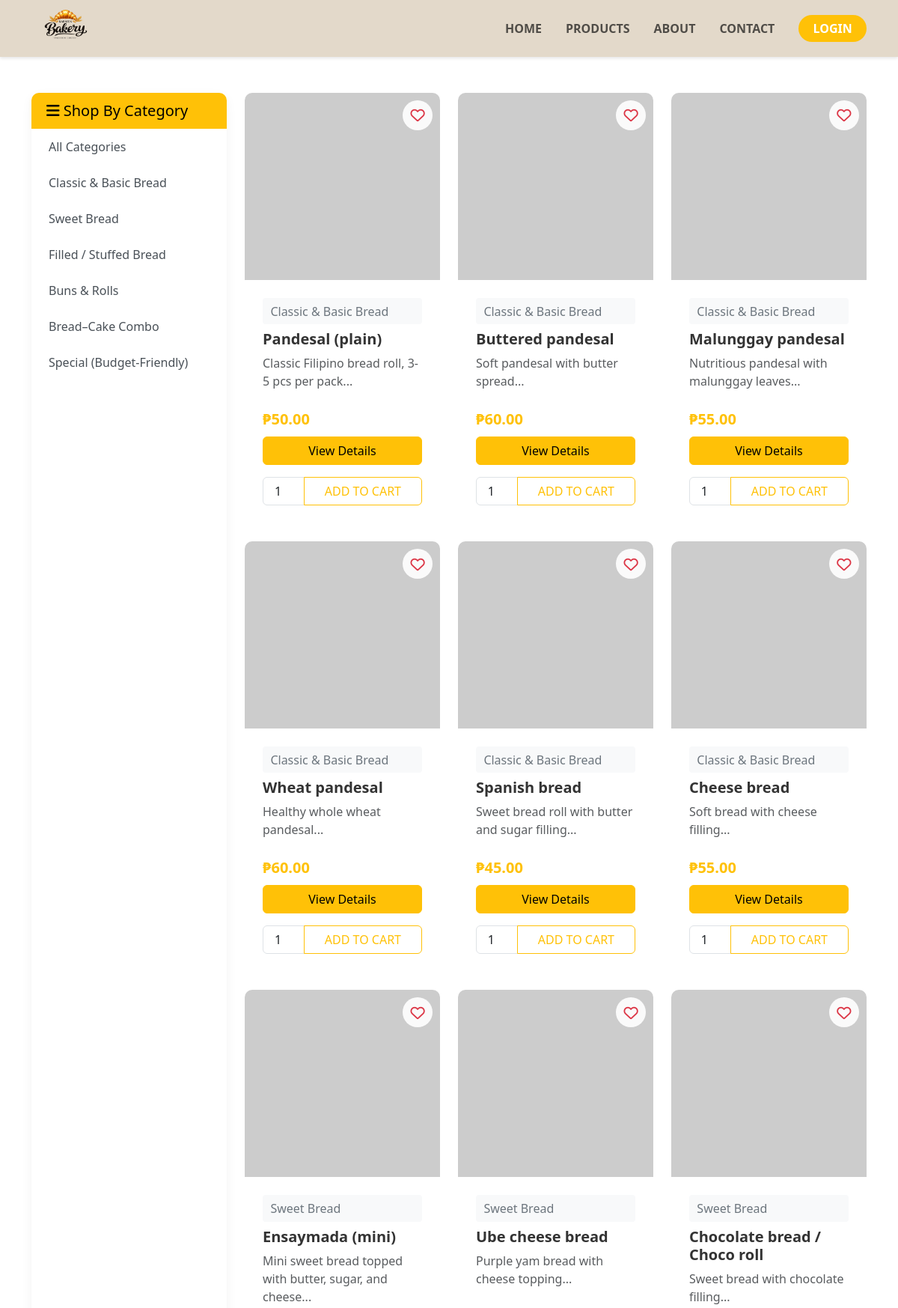
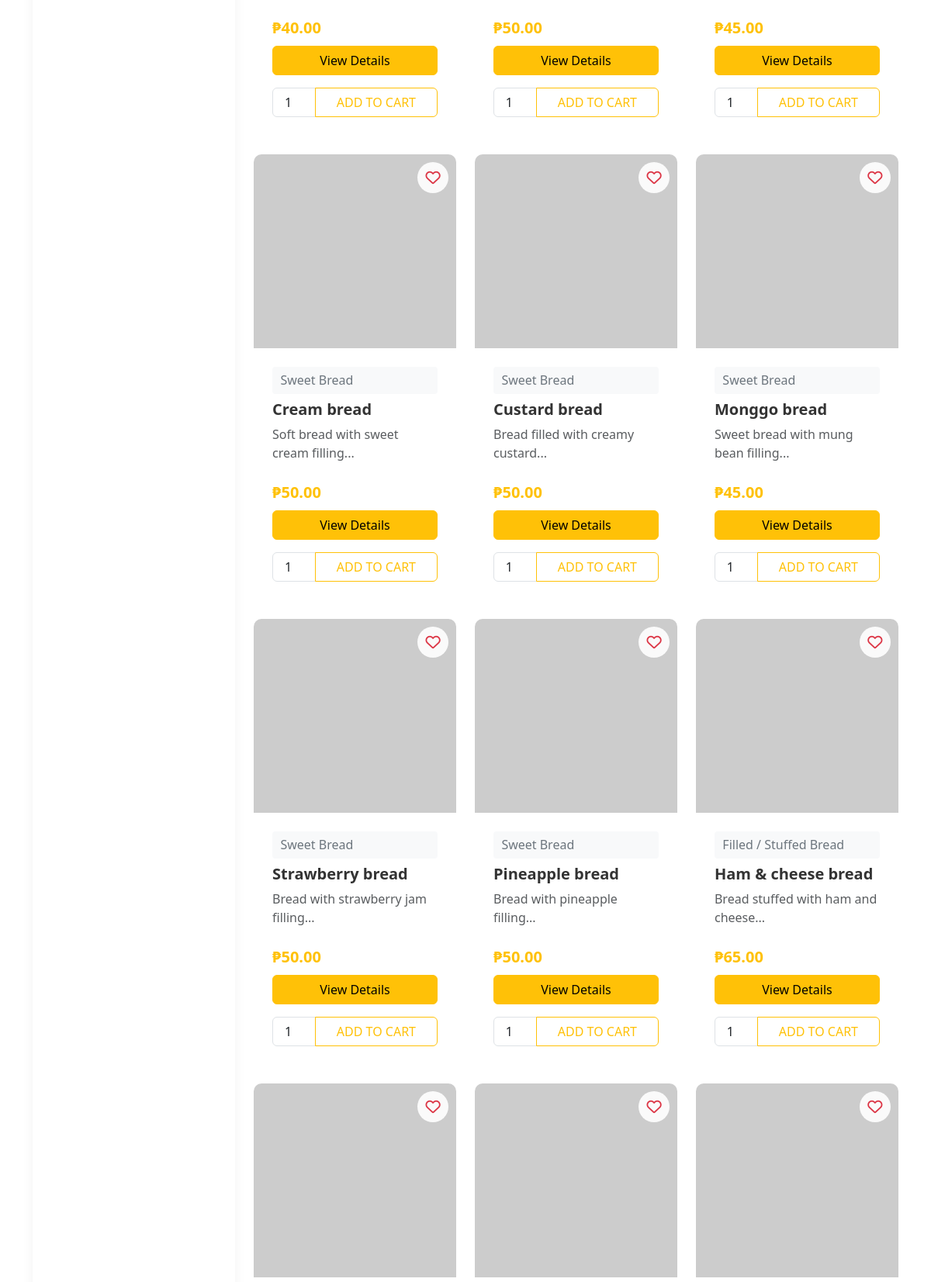
/products.php (upper part), run on the app's committed database (2 pictures, top to bottom).
### tables this page shows
CREATE TABLE IF NOT EXISTS categories (
    categoryID INT AUTO_INCREMENT PRIMARY KEY,
    categoryName VARCHAR(255) NOT NULL,
    creationDate DATETIME DEFAULT CURRENT_TIMESTAMP
);

CREATE TABLE IF NOT EXISTS items (
    itemID INT AUTO_INCREMENT PRIMARY KEY,
    packageName VARCHAR(255) NOT NULL,
    foodDescription TEXT,
    itemContains TEXT,
    categoryID INT,
    itemImage VARCHAR(255),
    size VARCHAR(50),
    status VARCHAR(20) DEFAULT 'Active',
    suitableFor INT,
    price DECIMAL(10,2) NOT NULL,
    creationDate DATETIME DEFAULT CURRENT_TIMESTAMP,
    FOREIGN KEY (categoryID) REFERENCES categories(categoryID)
);

### connect.php (called while the page is built, shortened)
<?php
  function executePreparedQuery($query, $types = "", $params = []){
    $conn = $GLOBALS['conn'];
    try {
      $stmt = $conn->prepare($query);
    } catch (mysqli_sql_exception $e) {
      error_log("Prepare failed: " . $e->getMessage());
      return false;
    }
    if(!$stmt->execute()){
      error_log("Execute failed: " . $stmt->error);
      $stmt->close();
      return false;
    }
    $result = $stmt->get_result();
    return $result;
  }
?>

### includes/bootstrap.php (called while the page is built, shortened)
<?php
require_once __DIR__ . '/../connect.php';
function e($value) {
    return htmlspecialchars((string)$value, ENT_QUOTES, 'UTF-8');
}

### products.php (the view, shortened to what this page needs)
<?php
require_once __DIR__ . '/includes/bootstrap.php';
include("includes/header.php");
?>
<div class="container products-page my-5">
  <div class="row">
    <div class="col-md-3">
      <div class="card sidebar-card mb-4">
        <div class="card-header">
          <h5 class="mb-0"><i class="fas fa-bars"></i> Shop By Category</h5>
        </div>
        <div class="list-group list-group-flush">
          <a href="products.php" class="list-group-item list-group-item-action">All Categories</a>
          <?php
          $catResult = executePreparedQuery("SELECT * FROM categories", "", []);
          while($catResult && ($cat = mysqli_fetch_assoc($catResult))):
          ?>
          <a href="products.php?category=<?php echo $cat['categoryID']; ?>"
             class="list-group-item list-group-item-action">
            <?php echo e($cat['categoryName']); ?>
          </a>
          <?php endwhile; ?>
        </div>
      </div>
    </div>
    <div class="col-md-9">
      <div class="row">
        <?php
        $categoryId = isset($_GET['category']) ? intval($_GET['category']) : 0;
        if ($categoryId > 0) {
          $query = "SELECT items.*, categories.categoryName FROM items
                    LEFT JOIN categories ON items.categoryID = categories.categoryID
                    WHERE items.status = 'Active' AND items.categoryID = ?";
          $result = executePreparedQuery($query, "i", [$categoryId]);
        } else {
          $query = "SELECT items.*, categories.categoryName FROM items
                    LEFT JOIN categories ON items.categoryID = categories.categoryID
                    WHERE items.status = 'Active'";
          $result = executePreparedQuery($query, "", []);
        }
        if($result && mysqli_num_rows($result) > 0):
          while($row = mysqli_fetch_assoc($result)):
        ?>
        <div class="col-md-4 mb-4">
          <div class="card product-card">
            <div class="position-relative">
              <img src="<?php echo $row['itemImage'] ? 'uploads/' . e($row['itemImage']) : 'https://via.placeholder.com/300x200'; ?>"
                   class="card-img-top" alt="<?php echo e($row['packageName']); ?>">
              <button class="btn btn-favorite" onclick="toggleFavorite(this, <?php echo (int)$row['itemID']; ?>)">
                <i class="far fa-heart"></i>
              </button>
            </div>
            <div class="card-body">
              <span class="category-badge"><?php echo e($row['categoryName']); ?></span>
              <h5 class="card-title mt-2"><?php echo e($row['packageName']); ?></h5>
              <p class="card-text text-muted"><?php echo e(substr($row['foodDescription'], 0, 60)); ?>...</p>
              <p class="price">₱<?php echo e($row['price']); ?></p>
              <div class="d-grid gap-2">
                <a href="product-details.php?id=<?php echo (int)$row['itemID']; ?>" class="btn btn-warning">View Details</a>
                <form method="POST" action="cart.php" class="mt-2">
                  <div class="input-group">
                    <input type="number" class="form-control quantity-input" name="quantity" value="1" min="1">
                    <button type="submit" class="btn btn-outline-warning add-to-cart-btn">ADD TO CART</button>
                  </div>
                </form>
              </div>
            </div>
          </div>
        </div>
        <?php
          endwhile;
        else:
        ?>
        <div class="col-12">
          <div class="alert alert-info">No products found in this category.</div>
        </div>
        <?php endif; ?>
      </div>
    </div>
  </div>
</div>
<?php include("includes/footer.php"); ?>

### css/style.css (style rules this page uses)
.products-page .card { border: none; border-radius: 10px; overflow: hidden; transition: all 0.3s ease; height: 100%; display: flex; flex-direction: column; }
.products-page .card-img-top { height: 250px; object-fit: cover; transition: transform 0.3s; }
.products-page .card-body { flex: 1; display: flex; flex-direction: column; padding: 1.5rem; }
.products-page .card-title { font-weight: 600; margin: 0.5rem 0; color: #333; }
.products-page .card-text { color: #6c757d; flex-grow: 1; margin-bottom: 1rem; }
.products-page .price { font-size: 1.25rem; font-weight: 700; color: #ffc107; margin: 0.5rem 0; }
.products-page .btn-favorite { width: 40px; height: 40px; padding: 0; border: none; background: rgba(255, 255, 255, 0.9); border-radius: 50%; position: absolute; top: 10px; right: 10px; display: flex; align-items: center; justify-content: center; transition: all 0.3s ease; }
.products-page .btn-favorite i { color: #dc3545; font-size: 1.2rem; }
.products-page .category-badge { background-color: #f8f9fa; color: #6c757d; font-weight: 500; padding: 0.35em 0.65em; border-radius: 4px; }
.products-page .quantity-input { max-width: 80px; text-align: center; }
.products-page .add-to-cart-btn { flex-grow: 1; }
.products-page .sidebar-card { border: none; border-radius: 10px; overflow: hidden; box-shadow: 0 5px 15px rgba(0,0,0,0.05); }
.products-page .sidebar-card .card-header { background-color: #ffc107; color: #000; font-weight: 600; padding: 0.75rem 1.25rem; border-bottom: none; }
.products-page .list-group-item { border: none; padding: 0.75rem 1.25rem; color: #495057; transition: all 0.2s; border-left: 3px solid transparent; }
.product-card { transition: all 0.3s; }

### data on the page
categories: categoryName "Classic & Basic Bread"
categories: categoryName "Sweet Bread"
categories: categoryName "Filled / Stuffed Bread"
categories: categoryName "Buns & Rolls"
categories: categoryName "Bread–Cake Combo"
categories: categoryName "Special (Budget-Friendly)"
items: categoryID.categoryName "Classic & Basic Bread", packageName "Pandesal (plain)", foodDescription "Classic Filipino bread roll, 3-5 pcs per pack", price "50.00"
items: categoryID.categoryName "Classic & Basic Bread", packageName "Buttered pandesal", foodDescription "Soft pandesal with butter spread", price "60.00"
items: categoryID.categoryName "Classic & Basic Bread", packageName "Malunggay pandesal", foodDescription "Nutritious pandesal with malunggay leaves", price "55.00"
items: categoryID.categoryName "Classic & Basic Bread", packageName "Wheat pandesal", foodDescription "Healthy whole wheat pandesal", price "60.00"
items: categoryID.categoryName "Classic & Basic Bread", packageName "Spanish bread", foodDescription "Sweet bread roll with butter and sugar filling", price "45.00"
items: categoryID.categoryName "Classic & Basic Bread", packageName "Cheese bread", foodDescription "Soft bread with cheese filling", price "55.00"
items: categoryID.categoryName "Sweet Bread", packageName "Ensaymada (mini)", foodDescription "Mini sweet bread topped with butter, sugar, and cheese", price "40.00"
items: categoryID.categoryName "Sweet Bread", packageName "Ube cheese bread", foodDescription "Purple yam bread with cheese topping", price "50.00"
items: categoryID.categoryName "Sweet Bread", packageName "Chocolate bread / Choco roll", foodDescription "Sweet bread with chocolate filling", price "45.00"
items: categoryID.categoryName "Sweet Bread", packageName "Cream bread", foodDescription "Soft bread with sweet cream filling", price "50.00"
items: categoryID.categoryName "Sweet Bread", packageName "Custard bread", foodDescription "Bread filled with creamy custard", price "50.00"
items: categoryID.categoryName "Sweet Bread", packageName "Monggo bread", foodDescription "Sweet bread with mung bean filling", price "45.00"
items: categoryID.categoryName "Sweet Bread", packageName "Strawberry bread", foodDescription "Bread with strawberry jam filling", price "50.00"
items: categoryID.categoryName "Sweet Bread", packageName "Pineapple bread", foodDescription "Bread with pineapple filling", price "50.00"
items: categoryID.categoryName "Filled / Stuffed Bread", packageName "Ham & cheese bread", foodDescription "Bread stuffed with ham and cheese", price "65.00"
